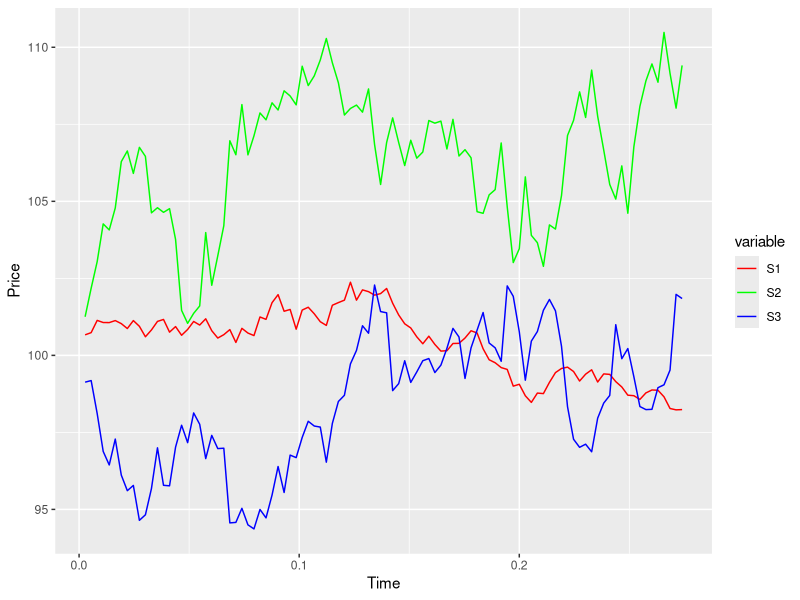

This chart was generated by the following R code:
## ---- chunk 1
knitr::opts_chunk$set(echo = TRUE)
## ---- chunk 2
set.seed(23)
MonteCarlo <- function(m, n, call){
  dt = Time/n
  nudt = (r - q - 0.5*sig^2) * dt
  sigsdt = sig*sqrt(dt)
  lnS = log(S)
  Sum_CT = 0
  Sum_CT2 = 0
  ptm <- proc.time()
  
  for(j in 1:m) {
    lnSt = lnS
    for(i in 1:n) {
      lnSt = lnSt + nudt + sigsdt*rnorm(1)
    }
    ST = exp(lnSt)
    if (call == TRUE){
      CT = pmax(0,ST - K) }
    else{
      CT = pmax(0,K - ST)}
    Sum_CT = Sum_CT + CT
    Sum_CT2 = Sum_CT2 + CT*CT
    
  }
  price = Sum_CT/m*exp(-r*Time)
  SD = sqrt((Sum_CT2 - Sum_CT*Sum_CT/m)*exp(-2*r*Time)/(m - 1))
  SE = SD/sqrt(m)
  chrono <-(proc.time() - ptm)[3]
  newlist <- list("price" = price, "SE" = SE,"time" = chrono)
  return(newlist)
}

## ---- chunk 3
S=100
K=100
Time=1
sig=0.2
r=0.06
q=0.03
#print(MonteCarlo(1000000,300,TRUE))
#print(MonteCarlo(1000000,300,FALSE))
## ---- chunk 4
MCAV <- function(m, n, call){
  dt=Time/n
  nudt=(r-q-0.5*sig^2)*dt
  sigsdt=sig*sqrt(dt)
  lnS=log(S)
  Sum_CT=0
  Sum_CT2=0
  ptm <- proc.time()
  
  
  for(j in 1:m) {
    lnSt1=lnS
    lnSt2=lnS
    for(i in 1:n) {
      lnSt1=lnSt1+nudt+sigsdt*rnorm(1)
      lnSt2=lnSt2+nudt-sigsdt*rnorm(1)
    }
    ST1=exp(lnSt1)
    ST2=exp(lnSt2)
    if (call==TRUE){
      CT=0.5*(pmax(0,ST1-K)+pmax(0,ST2-K)) }
    else{
      CT=0.5*(pmax(0,K-ST1)+pmax(0,K-ST2))}
    Sum_CT=Sum_CT+CT
    Sum_CT2=Sum_CT2+CT*CT
    
  }
  price=Sum_CT/m*exp(-r*Time)
  SD=sqrt((Sum_CT2-Sum_CT*Sum_CT/m)*exp(-2*r*Time)/(m-1))
  SE=SD/sqrt(m)
  chrono <-(proc.time() - ptm)[3]
  newlist <- list("price"=price, "SE"=SE,"time"=chrono)
  return(newlist)
}
#print("MCAV")
#print(MCAV(1000000,300,TRUE))
#print(MCAV(1000000,300,FALSE))
## ---- chunk 5
bscall.delta <- function(S, K, tau, r, q, sigma) {
  d1 <- (log(S/K) + (r + 0.5*sigma^2)*tau)/(sigma*sqrt(tau))
  delta <- exp(-q*tau)*pnorm(d1)
  return(delta)
  }
bsput.delta <- function(S, K, tau, r, q, sigma) {
  d1 <- (log(S/K) + (r + 0.5*sigma^2)*tau)/(sigma*sqrt(tau))
  delta <- exp(-q*tau)*(pnorm(d1)-1)
  return(delta)
}

MCDCV <- function(m,n,call){
  dt=Time/n
  nudt=(r-q-0.5*sig^2)*dt
  sigsdt=sig*sqrt(dt)
  erddt=exp((r-q)*dt)
  beta1=-1

  Sum_CT=0
  Sum_CT2=0
  ptm <- proc.time()
  
  for(j in 1:m) {
    St=S
    cv=0
    for(i in 1:n) {
      t=(i-1)*dt
      if (call==TRUE) {
        delta=bscall.delta(St,K,Time,r,q,sig)
      }
      else {delta=bsput.delta(St,K,Time,r,q,sig)}
      Stn=St*exp(nudt+sigsdt*rnorm(1))
      cv=cv+delta*(Stn-St*erddt)
      St=Stn
    }
    if (call==TRUE){
      CT=pmax(0,St-K)+beta1*cv }
    else{
      CT=pmax(0,K-St)+beta1*cv}
    Sum_CT=Sum_CT+CT
    Sum_CT2=Sum_CT2+CT*CT
    
  }
  price=Sum_CT/m*exp(-r*Time)
  SD=sqrt((Sum_CT2-Sum_CT*Sum_CT/m)*exp(-2*r*Time)/(m-1))
  SE=SD/sqrt(m)
  chrono <-(proc.time() - ptm)[3]
  newlist <- list("price"=price, "SE"=SE,"time"=chrono)
  return(newlist)
}
#print("MCDCV")
#print(MCDCV(100000,300,TRUE))
#print(MCDCV(100000,300,FALSE))
## ---- chunk 6
MCCombo <- function(m,n,call){
  dt=Time/n
  nudt=(r-q-0.5*sig^2)*dt
  sigsdt=sig*sqrt(dt)
  erddt=exp((r-q)*dt)
  beta1=-1
  
  Sum_CT=0
  Sum_CT2=0
  ptm <- proc.time()
  
  for(j in 1:m) {
    St1=S
    St2=S
    cv1=0
    cv2=0
    for(i in 1:n) {
      t=(i-1)*dt
      if (call==TRUE) {
        delta1=bscall.delta(St1,K,Time,r,q,sig)
        delta2=bscall.delta(St2,K,Time,r,q,sig)
      }
      else {
        delta1=bsput.delta(St1,K,Time,r,q,sig)
        delta2=bsput.delta(St2,K,Time,r,q,sig)
        }
      Stn1=St1*exp(nudt+sigsdt*rnorm(1))
      Stn2=St2*exp(nudt-sigsdt*rnorm(1))
      cv1=cv1+delta1*(Stn1-St1*erddt)
      cv2=cv2+delta2*(Stn2-St2*erddt)
      St1=Stn1
      St2=Stn2
    }
    if (call==TRUE){
      CT=0.5*(pmax(0,St1-K)+beta1*cv1+pmax(0,St2-K)+beta1*cv2) }
    else{
      CT=0.5*(pmax(0,K-St1)+beta1*cv1+pmax(0,K-St2)+beta1*cv2)}
    Sum_CT=Sum_CT+CT
    Sum_CT2=Sum_CT2+CT*CT
    
  }
  price=Sum_CT/m*exp(-r*Time)
  SD=sqrt((Sum_CT2-Sum_CT*Sum_CT/m)*exp(-2*r*Time)/(m-1))
  SE=SD/sqrt(m)
  chrono <-(proc.time() - ptm)[3]
  newlist <- list("price"=price, "SE"=SE,"time"=chrono)
  return(newlist)
}
# print(MCCombo(1000000,300,TRUE))
# print(MCCombo(1000000,300,FALSE))

## ---- chunk 7

Heston <- function(m,n,call,scheme){
  dt=tau/n
  sigsdt=sig*sqrt(dt)
#  lnS=log(S)
  Sum_CT=0
  Sum_CT2=0
  ptm <- proc.time()
  
  
  for(j in 1:m) {
    Yt=V0
    St=S
    for(i in 1:n) {
      St=St+r*St*dt+St*sqrt(Yt)*rnorm(1)*sqrt(dt)
      
      if(scheme=='absorption'){
        Yt=pmax(Yt,0)+kappa*(theta-pmax(Yt,0))*dt+
          sqrt(pmax(Yt,0))*sigsdt*(rho*rnorm(1)+(sqrt(1-rho^2))*rnorm(1)) 
      }
      
      else if(scheme=='reflection'){
        Yt=abs(Yt)+kappa*(theta-abs(Yt))*dt+
          sqrt(abs(Yt))*sigsdt*(rho*rnorm(1)+(sqrt(1-rho^2))*rnorm(1))  
      }
      
      else if(scheme=='higham'){
        Yt=Yt+kappa*(theta-Yt)*dt+
          sqrt(abs(Yt))*sigsdt*(rho*rnorm(1)+(sqrt(1-rho^2))*rnorm(1))
      }
      
      else if (scheme=='partial'){
        Yt=Yt+kappa*(theta-Yt)*dt+
          sqrt(pmax(Yt,0))*sigsdt*(rho*rnorm(1)+(sqrt(1-rho^2))*rnorm(1))
      }
    
      else if (scheme=='full'){
        Yt=Yt+kappa*(theta-pmax(Yt,0))*dt+
          sqrt(pmax(Yt,0))*sigsdt*(rho*rnorm(1)+(sqrt(1-rho^2))*rnorm(1))
      }
      else return('Only five schemes available')
    }
#    ST=exp(lnSt)
    ST=St
    if (call==TRUE){
      CT=pmax(0,ST-K) }
    else{
      CT=pmax(0,K-ST)}
    Sum_CT=Sum_CT+CT
    Sum_CT2=Sum_CT2+CT*CT
    
  }
  #price=Sum_CT/m*exp(-r*Time)
  price=Sum_CT/m
  #bias=6.8061-price
  bias=0.275695-price
  
  SD=sqrt((Sum_CT2-Sum_CT*Sum_CT/m)*exp(-2*r*Time)/(m-1))
  RMSE=sqrt(SD^2+bias^2)
  chrono <-(proc.time() - ptm)[3]
  newlist <- list("scheme"=scheme, "price"=price,
                  "bias"=bias, "SD"=SD, "RMSE"=RMSE,"time"=chrono)
  return(newlist)
}

# 
# print(Heston(300000,150,TRUE,'absorption'))
# print(Heston(300000,150,TRUE,'reflection'))
# print(Heston(300000,150,TRUE,'higham'))
# print(Heston(300000,150,TRUE,'partial'))
# print(Heston(300000,150,TRUE,'full'))
## ---- chunk 8
A=matrix(c(1,0.5,0.2,0.5,1,-0.4,0.2,-0.4,1), nrow = 3, ncol = 3)
LT=chol(A)
L=t(LT)
## ---- chunk 9
S0=c(100,101,98)
mu=matrix(c(0.03,0.06,0.02),ncol=1)
vol=c(0.05,0.2,0.25)
tau=100/365
n=100
dt=tau/n
#m=1000
matr <-array(NA, c(n,2,3))
dx<- matrix(c(rnorm(3)),ncol = 1)
Bt=0
St=as.matrix(S0)
Stock=matrix(NA,n,4)
colnames(Stock) <- c('t','S1','S2','S3')
for (i in 1:n){
  dx<- matrix(c(rnorm(3)),ncol = 1)
  Bt=LT%*%dx%*%sqrt(dt)
  St=St+mu*St*dt+vol*St*Bt
  matr[i,,]=i*dt
  matr[i,2,1]=St[1]
  matr[i,2,2]=St[2]
  matr[i,2,3]=St[3]
  Stock[i,1]=i*dt
  for (j in 1:3){Stock[i,j+1]=St[j]}
}
Stock <- as.data.frame(Stock)
library (ggplot2)
library (reshape2)
Stock <- melt(Stock,id=c('t'))
z <- ggplot(Stock, aes(Time,Price)) + geom_line(aes(x=t, y=value, colour=variable)) +
  scale_colour_manual(values=c("red","green","blue"))
z
## ---- chunk 10
set.seed(23)
Basket <- function(m,call){
  S0=c(100,101,98)
  K=100
  mu=matrix(c(0.03,0.06,0.02),ncol=1)
  vol=c(0.05,0.2,0.25)
  tau=100/365
  n=100
  dt=tau/n
  dx<- matrix(c(rnorm(3)),ncol = 1)
  Bt=0
  St=as.matrix(S0)
  Sum_CT=0
  for(j in 1:m){
    Bt=0
    St=as.matrix(S0)
    for (i in 1:n){
      dx<- matrix(c(rnorm(3)),ncol = 1)
      Bt=LT%*%dx%*%sqrt(dt)
      St=St+mu*St*dt+vol*St*Bt
    }
    ST=(St[1]+St[2]+St[3])/3
    if (call==TRUE){
      CT=pmax(ST-K,0)}
    else {
      CT=pmax(K-ST,0)}
    Sum_CT=Sum_CT+CT
  }
  disc=exp(-mean(mu)*tau)
  price=Sum_CT/m*disc
  return(price)
}
## ---- chunk 11
set.seed(23)
S0=c(100,101,98)
K=100
mu=matrix(c(0.03,0.06,0.02),ncol=1)
vol=c(0.05,0.2,0.25)
tau=100/365
n=100
dt=tau/n
m=1000
matr <-array(NA, c(n,m+1,3))
dx <- matrix(c(rnorm(3)),ncol = 1)
Bt=0
St=as.matrix(S0)
#Stock=matrix(NA,n,4)
#colnames(Stock) <- c('t','S1','S2','S3')
B=104
Sum_CT=0
for(j in 1:m){
  Bt=0
  St=as.matrix(S0)
  for (i in 1:n){
    dx<- matrix(c(rnorm(3)),ncol = 1)
    Bt=LT%*%dx%*%sqrt(dt)
    St=St+mu*St*dt+vol*St*Bt
    matr[i,,]=i*dt
    matr[i,j,1]=St[1]
    matr[i,j,2]=St[2]
    matr[i,j,3]=St[3] 
  }
  if (max(matr[,j,2]) > B){ST=St[2]}
  else if (max(matr[,j,2]) > max(matr[,j,3])) {
    ST=St[2]^2-K}
  else if (mean(matr[,j,2])>mean(matr[,j,3])) {
    ST=mean(matr[,j,2])
  }
  else {
    ST=(St[1]+St[2]+St[3])/3
  }
  CT=pmax(ST-K,0)

  Sum_CT=Sum_CT+CT

}
r=mean(r)
disc=exp(-r*tau)
price=Sum_CT/m*disc

